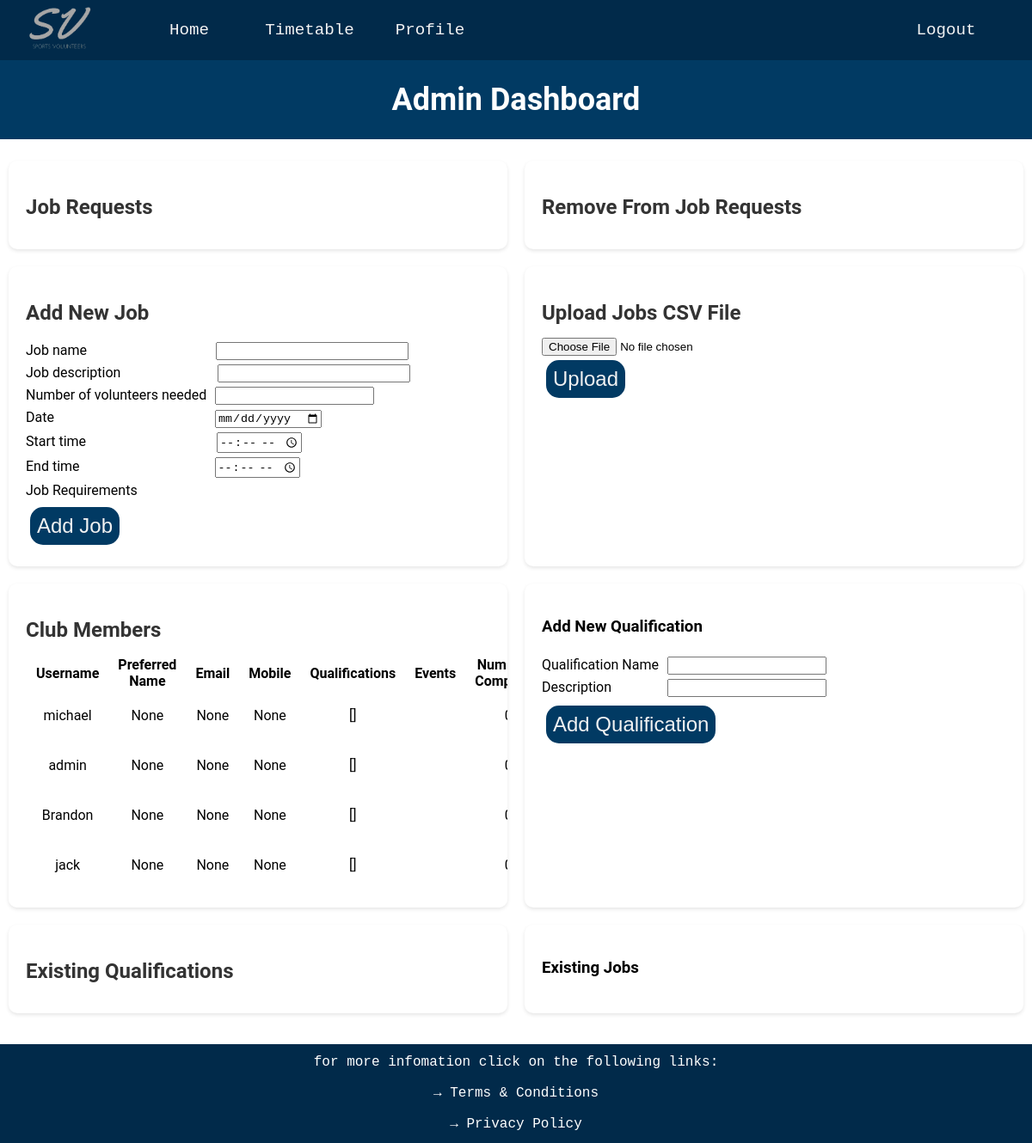
The page /admin on the database its author committed.
### website/databases.py (models this page shows, shortened)
class User(UserMixin, db.Model):
    __tablename__ = 'users'
    user_id = db.Column(db.Integer, primary_key=True, autoincrement=True)
    username = db.Column(db.String(16), index=True, unique=True)
    password_hash = db.Column(db.String(64))
    email = db.Column(db.String(30))
    mobile = db.Column(db.String(15))
    preferred_name = db.Column(db.String(15))
    jobs_completed = db.Column(db.Integer)
    admin = db.Column(db.Boolean)
    details = db.Column(db.String(255))
    qualifications = db.relationship('Qualification', secondary=user_qualifications,
                                     backref=db.backref('users', lazy='subquery'))
    jobs = db.relationship('Jobs', secondary='user_job_link',
                           backref=db.backref('assigned_users', lazy='dynamic'))

### website/routes.py (the view, shortened to what this page needs)
@app.route('/admin', methods=['GET', 'POST'])
def admin():
    users = User.query.order_by(desc(User.jobs_completed)).all()
    qualifications = Qualification.query.all()
    new_job_form = newJobForm()
    jobs = Jobs.query.all()
    requests = Requests.query.join(User).order_by(User.jobs_completed).all()
    remove_requests = RemoveRequests.query.join(User).order_by(User.jobs_completed).all()
    new_job_form.job_requirements.choices = [(q.qualifications_id, q.qualification_name) for q in qualifications]
    qualification_form = QualificationForm()
    return render_template('admin.html', users=users, new_job_form=new_job_form, qualification_form=qualification_form,
                           qualifications=qualifications, requests = requests, remove_requests = remove_requests, jobs = jobs)

### website/forms.py
class newJobForm(FlaskForm):
    job_name = StringField('Job name', validators=[input_required()])
    job_description = StringField('Job description', validators=[input_required()])
    volunteers_needed = IntegerField('Number of volunteers needed', validators=[input_required(), NumberRange(min=0)])
    start_time = TimeField('Start time', validators=[input_required()])
    end_time = TimeField('End time', validators=[input_required()])
    date = DateField('Date', validators=[input_required()], format='%Y-%m-%d')
    job_requirements = MultiCheckboxField('Job Requirements', coerce=int)
    submit = SubmitField('Add Job')

class QualificationForm(FlaskForm):
    qualification_name = StringField('Qualification Name', validators=[input_required()])
    qualification_description = StringField('Description', validators=[input_required()])
    submit = SubmitField('Add Qualification')

### website/templates/admin.html (shortened to what this page needs)
{% extends "layout.html" %}
{% block page_content %}
<div class="p-title-box">
    <h1 class = 'profile-title'>Admin Dashboard</h1>
</div>
<div class="admin-container">
    <div class="admin-box admin-scrollable-box">
        <h2>Job Requests</h2>
    </div>
    <div class="admin-box admin-scrollable-box">
        <h2>Remove From Job Requests</h2>
    </div>
    <div class="admin-box">
        <h2>Add New Job</h2>
        <div class="admin-new-job">
        <form action="" method="POST">
            <div>
                {{ new_job_form.job_name.label }} {{ new_job_form.job_name(class="admin-new-job-name") }}
            </div>
            <div>
                {{ new_job_form.job_description.label }} {{ new_job_form.job_description(class="admin-new-job-desc") }}
            </div>
            <div>
                {{ new_job_form.volunteers_needed.label }} {{ new_job_form.volunteers_needed(class="admin-new-job-vol") }}
            </div>
            <div>
                {{ new_job_form.date.label }} {{ new_job_form.date(class="admin-new-job-date") }}
            </div>
            <div>
                {{ new_job_form.start_time.label }} {{ new_job_form.start_time(class="admin-new-job-stime") }}
            </div>
            <div>
                {{ new_job_form.end_time.label }} {{ new_job_form.end_time(class="admin-new-job-etime") }}
            </div>
            <div>
                {{ new_job_form.job_requirements.label }}
            </div>
            <div>
                {{ new_job_form.submit() }}
            </div>
        </form>
        </div>
    </div>
    <div class="admin-box">
        <h2>Upload Jobs CSV File</h2>
        <form method="POST" action="/upload_jobs" enctype="multipart/form-data">
            <input type="file" name="file">
            <br>
            <input type="submit" value="Upload" class="btn">
        </form>
    </div>
    <div class="admin-box admin-scrollable-box">
        <h2>Club Members</h2>
        <table class="admin-club-member">
            <thead class="admin-club-table">
                <tr>
                    <th>Username</th>
                    <th>Preferred Name</th>
                    <th>Email</th>
                    <th>Mobile</th>
                    <th>Qualifications</th>
                    <th>Events</th>
                    <th>Num Jobs Completed</th>
                </tr>
            </thead>
            <tbody>
            {% for user in users %}
            <tr>
                <td>{{ user.username }}</td>
                <td>{{ user.preferred_name }}</td>
                <td>{{ user.email }}</td>
                <td>{{ user.mobile }}</td>
                <td>{{ user.qualifications }}</td>
                <td>{{ user.events }}</td>
                <td>{{ user.jobs_completed }}</td>
            </tr>
            {% endfor %}
            </tbody>
        </table>
    </div>
    <div class="admin-box">
        <h3>Add New Qualification</h3>
        <form action="" method="POST">
            <div class="admin-new-qual">
                <div>
                    {{ qualification_form.qualification_name.label }} {{ qualification_form.qualification_name(class="admin-new-qual-name") }}
                </div>
                <div>
                    {{ qualification_form.qualification_description.label }} {{ qualification_form.qualification_description(class="admin-new-qualdesc") }}
                </div>
                <div>
                    {{ qualification_form.submit() }}
                </div>
            </div>
        </form>
    </div>
    <div class="admin-box admin-scrollable-box">
        <h2>Existing Qualifications</h2>
    </div>
    <div class="admin-box admin-scrollable-box">
        <h3>Existing Jobs</h3>
    </div>
</div>
{% endblock %}

### website/templates/layout.html (shortened to what this page needs)
<!DOCTYPE html>
{% import "bootstrap/wtf.html" as wtf %}
<head>
    <link rel=stylesheet type=text/css href="{{ url_for('static', filename='styles.css') }}">
</head>
<div id="page-container">
    <ul class="navbar">
        <li>
            <div class="navbar_box_logo">
                <a class="navbar_item" href="{{ url_for('home') }}">
                    <img class="top_logo"
                        src="{{ url_for('static', filename='images/darker_logo.png') }}"
                        onmouseover="this.src='{{ url_for('static', filename='images/light_logo.png') }}'"
                        onmouseout="this.src='{{ url_for('static', filename='images/darker_logo.png') }}'"
                        alt="logo image" />
                </a>
            </div>
        </li>
        <li style="margin-left: 10px">
            <div class="navbar_box">
                <a class="navbar_item" href="{{ url_for('home') }}">Home</a>
            </div>
        </li>
        <li>
            <div class="navbar_box">
                <a class="navbar_item" href="{{ url_for('timetable') }}">Timetable</a>
            </div>
        </li>
        <li>
            <div class="navbar_box">
                <a class="navbar_item" href="{{ url_for('profile') }}">Profile</a>
            </div>
        </li>
        <li class = "navbar_right">
            <div class="navbar_box">
                <a class="navbar_item" href="{{ url_for('logout') }}">Logout</a>
            </div>
        </li>
    </ul>
    <div id = "content-wrap">
        {% block page_content %}{% endblock %}
    </div>
</div>
<footer class="footer">
    <p class = 'footer_text'>for more infomation click on the following links:</p>
    <p><a href="{{ url_for('terms') }}" class = 'footer_link'>→ Terms & Conditions</a></p>
    <p><a href="{{ url_for('privacy')}}" class = 'footer_link'>→ Privacy Policy</a></p>
</footer>

### website/static/styles.css (style rules this page uses)
.navbar { list-style-type: none; padding: 0; overflow: hidden; background-color: #012A4A; position: sticky; top: 0px; margin: 0px; z-index: 1; }
.navbar_box_logo { height: 50px; width: 140px; margin-top: 10px; margin-bottom: 10px; }
.navbar_box { height: 50px; width: 140px; margin-top: 10px; margin-bottom: 10px; }
li { float: left; }
.navbar_right { float: right; margin-right: 30px; }
.navbar_item { display: block; text-decoration: none; font-family: Andale Mono, monospace; color: #F3F3F3; font-size: 120%; text-align: center; padding: 10% 10%; }
#page-container { position: relative; min-height: 100vh; }
#content-wrap { overflow: auto; }
.top_logo { height: 80px; width: 80px; text-align: center; display: flex; margin-left: 15px; margin-top: -30px; }
.footer { width: 100%; height: 115px; background-color: #012A4A; text-align: center; margin-top: auto; }
.footer_text, .footer_link { color: white; text-decoration: none; font-family: Andale Mono, monospace; font-size: 16px; text-align: center; }
.footer_text { padding-top: 12px; }
.btn { display: inline-block; background: #3bb4ff; color: #fff; padding: 8px 30px; margin: 30px 0; border-radius: 30px; transition: background 0.5s; }
.profile-title, .timetable-title { text-align: center; font-size: 3vw; color: white; }
.p-title-box, .timetable-title-box { background-color: #013A63; padding: 1px; margin-bottom: 25px; }
input[type='submit' i] { display: inline-block; margin: 5px; background-color: #013A63; color: #F2F2F2; border: none; outline: none; cursor: pointer; border-radius: 0; font-size: 3vh; padding: 0.5rem; border-radius: 15px; }
.admin-container { display: flex; flex-wrap: wrap; justify-content: space-around; margin-top: 20px; }
.admin-box { background-color: #ffffff; border-radius: 10px; box-shadow: 0 2px 4px rgba(0,0,0,0.1); width: 45%; margin-bottom: 20px; padding: 20px; }
.admin-scrollable-box { max-height: 400px; overflow: auto; }
.admin-box h2 { color: #333; margin-bottom: 15px; }
.admin-new-job div, .admin-new-qual div { padding-top:5px; }
.admin-new-job-name, .admin-new-job-desc { width: 40%; margin-left:146px; max-width:40%; }
.admin-new-job-desc { margin-left:109px; }
.admin-new-job-vol, .admin-new-qual-name { margin-left: 6px; }
.admin-new-job-stime { margin-left:148px; }
.admin-new-job-etime { margin-left:153px; }
.admin-new-job-date { margin-left:183px; }
.admin-club-member tr:nth-child(n+1) { text-align: center; }
.admin-club-table th { padding:0px 10px; }
.admin-new-qualdesc { margin-left: 61px; }

### rows shown on the page
User: username "michael", preferred_name "None", email "None", mobile "None", qualifications "[]"
User: username "admin", preferred_name "None", email "None", mobile "None", qualifications "[]"
User: username "Brandon", preferred_name "None", email "None", mobile "None", qualifications "[]"
User: username "jack", preferred_name "None", email "None", mobile "None", qualifications "[]"

### other values the page prints
{{ new_job_form.job_name.label }} "Job name"
{{ new_job_form.job_description.label }} "Job description"
{{ new_job_form.volunteers_needed.label }} "Number of volunteers needed"
{{ new_job_form.date.label }} "Date"
{{ new_job_form.start_time.label }} "Start time"
{{ new_job_form.end_time.label }} "End time"
{{ new_job_form.job_requirements.label }} "Job Requirements"
{{ qualification_form.qualification_name.label }} "Qualification Name"
{{ qualification_form.qualification_description.label }} "Description"
